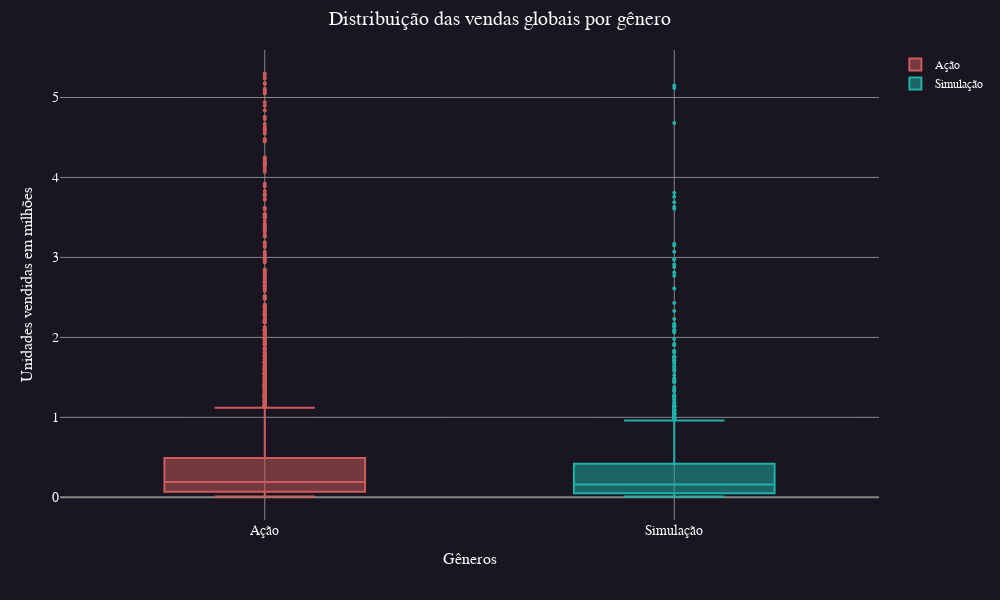

Notebook cell for this chart:
### Code cell
fig = go.Figure()

trace0 = go.Box(
    y=df_video_game_filtrado_sem_extremos.query("genre == 'Action'")['global_sales'],
    name='Ação',
    marker_color = 'indianred',
    marker_size=4,
)

trace1 = go.Box(
    y=df_video_game_filtrado_sem_extremos.query("genre == 'Simulation'")['global_sales'],
    name='Simulação',
    marker_color = 'lightseagreen',
    marker_size=4,
)

fig.add_trace(trace0)
fig.add_trace(trace1)


fig.update_layout(
    title_text="Distribuição das vendas globais por gênero",
    yaxis_title='Unidades vendidas em milhões',
    xaxis_title='Gêneros',
    
    # Padrao
    **layout_padrao,
)

fig.show()

### Figure 1 — Plotly figure (JSON) as saved in the notebook; plotly's stock layout.template omitted (floating-point values rounded to 4 significant figures; data arrays with more than 128 entries replaced by an {"elided": "..."} marker saying what was removed)
{"data": [{"marker": {"color": "indianred", "size": 4}, "name": "Ação", "type": "box", "y": {"elided": "3225 float values"}}, {"marker": {"color": "lightseagreen", "size": 4}, "name": "Simulação", "type": "box", "y": {"elided": "846 float values"}}], "layout": {"font": {"color": "#fff", "family": "Balto"}, "height": 600, "margin": {"b": 80, "l": 60, "r": 30, "t": 50}, "paper_bgcolor": "#191622", "plot_bgcolor": "#191622", "title": {"font": {"size": 20}, "text": "Distribuição das vendas globais por gênero", "x": 0.5, "xanchor": "center"}, "width": 1000, "xaxis": {"gridcolor": "#868686", "gridwidth": 1, "tickfont": {"size": 14}, "title": {"font": {"size": 16}, "text": "Gêneros"}, "zerolinecolor": "#868686", "zerolinewidth": 2}, "yaxis": {"gridcolor": "#868686", "gridwidth": 1, "tickfont": {"size": 14}, "title": {"font": {"size": 16}, "text": "Unidades vendidas em milhões"}, "zerolinecolor": "#868686", "zerolinewidth": 2}}}
